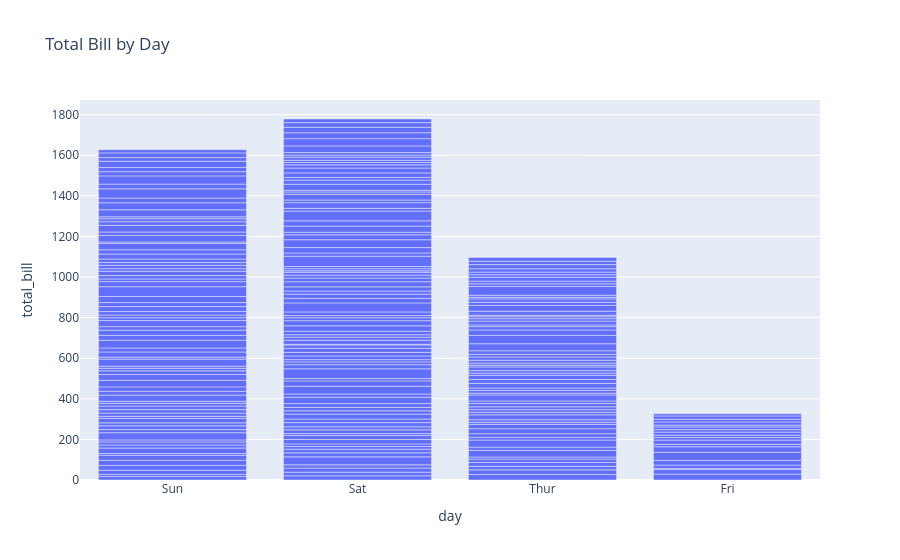

The notebook cell this image was saved under:
### Markdown cell above
# Plotly

### Code cell
import plotly.express as px

df = px.data.tips()   # preloaded dataset
fig = px.bar(df, x="day", y="total_bill", title="Total Bill by Day")
fig.show()

### Figure 1 — Plotly figure (JSON) as saved in the notebook; plotly's stock layout.template omitted (floating-point values rounded to 4 significant figures; data arrays with more than 128 entries replaced by an {"elided": "..."} marker saying what was removed)
{"data": [{"alignmentgroup": "True", "hovertemplate": "day=%{x}<br>total_bill=%{y}<extra></extra>", "legendgroup": "", "marker": {"color": "#636efa", "pattern": {"shape": ""}}, "name": "", "offsetgroup": "", "orientation": "v", "showlegend": false, "textposition": "auto", "type": "bar", "x": {"elided": "244 str values"}, "xaxis": "x", "y": {"elided": "244 float values"}, "yaxis": "y"}], "layout": {"barmode": "relative", "legend": {"tracegroupgap": 0}, "title": {"text": "Total Bill by Day"}, "xaxis": {"anchor": "y", "domain": [0, 1], "title": {"text": "day"}}, "yaxis": {"anchor": "x", "domain": [0, 1], "title": {"text": "total_bill"}}}}
